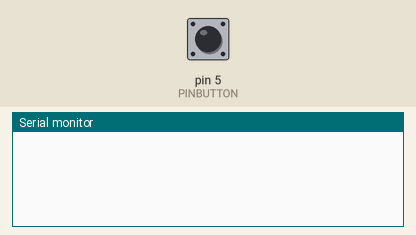
Simulated run of this sketch. Board: Arduino Uno, built with avr-gcc and run on an emulated ATmega328P. On the bench: the last lines printed to the serial monitor. The test bench sets the inputs (shaded band); at power-on: pin 5 (PINBUTTON) LOW.

Above: at 6.2 s.
6.3 s: pin 5 (PINBUTTON) pulled HIGH for 0.15 s
At 6.43 s:
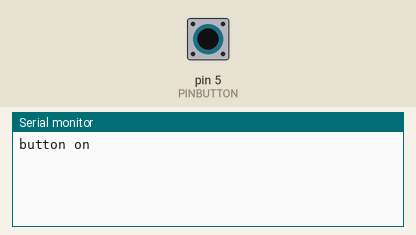
At 7.4 s:
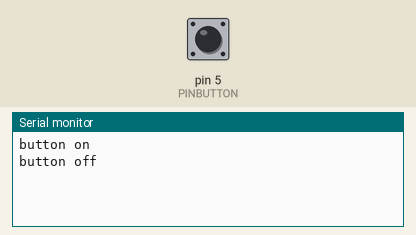

Measured:
- after the input at 6.3 s, the serial monitor: prints a new line at once (image 1)

The sketch:

sketch_feb1g.ino
```cpp
#include <SoftwareSerial.h>                         // Software Serial Port

#define RxD         6
#define TxD         7

#define PINBUTTON   5                               // pin of button

#define DEBUG_ENABLED  1


SoftwareSerial blueToothSerial(RxD,TxD);

void setup()
{
    Serial.begin(9600);
    pinMode(RxD, INPUT);
    pinMode(TxD, OUTPUT);
    pinMode(PINBUTTON, INPUT);

    setupBlueToothConnection();
    //wait 1s and flush the serial buffer
    delay(1000);
    Serial.flush();
    blueToothSerial.flush();
}

void loop()
{

    static unsigned char state = 0;             // led off

    if(digitalRead(PINBUTTON))
    {
        state = 1-state;

        Serial.println("button on");

        blueToothSerial.print(state);

        delay(10);
        while(digitalRead(PINBUTTON))       // until button release
        {
            delay(10);
        }

        Serial.println("button off");
    }
}

/***************************************************************************
 * Function Name: setupBlueToothConnection
 * Description:  initilizing bluetooth connction
 * Parameters:
 * Return:
***************************************************************************/
void setupBlueToothConnection()
{


    blueToothSerial.begin(9600);

	blueToothSerial.print("AT");
	delay(400);

	blueToothSerial.print("AT+DEFAULT");             // Restore all setup value to factory setup
	delay(2000);

	blueToothSerial.print("AT+NAMESeeedMaster");    // set the bluetooth name as "SeeedMaster" ,the length of bluetooth name must less than 12 characters.
	delay(400);

	blueToothSerial.print("AT+ROLEM");             // set the bluetooth work in slave mode
	delay(400);


	blueToothSerial.print("AT+AUTH1");
    delay(400);

	blueToothSerial.print("AT+CLEAR");             // Clear connected device mac address
    delay(400);

    blueToothSerial.flush();


}
```
